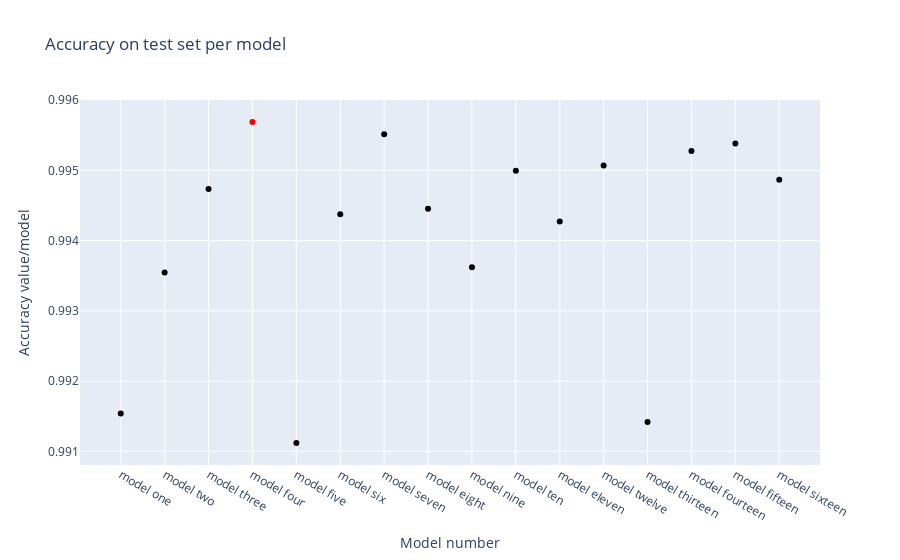
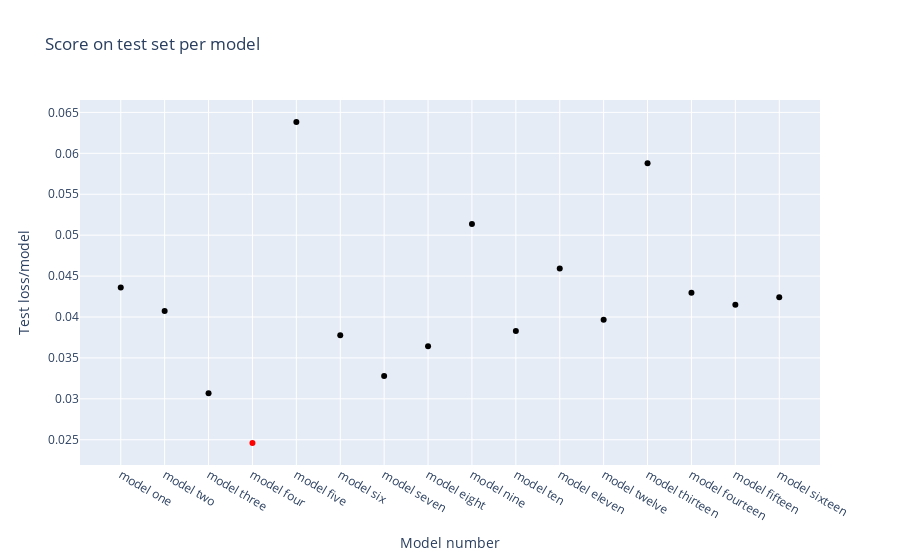

Notebook code cell kept with these figures, in order:
### Markdown cell above
**Comparison 2: Test Accuracy - Test Score/Loss**

### Code cell
colormin = 'red'
colorother = 'black'
clrs_acc = [colormin if result['Test Accuracy'].iloc[row]== result['Test Accuracy'].max() else colorother for row in range(len(result['Test Accuracy']))]
clrs_loss = [colormin if result['Test Loss'].iloc[row]== result['Test Loss'].min() else colorother for row in range(len(result['Test Loss']))]

x=result['Tag Name'].values.tolist()
y=result['Test Accuracy'].values.tolist()
fig5 = go.Figure()
fig5.add_trace(go.Scatter(x=x, y=y,
                          mode='markers',
                          marker=dict(color=clrs_acc)
                        ))
fig5.update_layout(title="Accuracy on test set per model",
                   xaxis_title="Model number",
                   yaxis_title="Accuracy value/model")
fig5.show()

#--------------------------------------------------

fig6 = go.Figure()
fig6.add_trace(go.Scatter(x=result['Tag Name'].values.tolist(), 
                          y=result['Test Loss'].values.tolist(),
                          mode='markers',
                          marker=dict(color=clrs_loss)
                         ))

fig6.update_layout(title="Score on test set per model",
                  xaxis_title="Model number",
                  yaxis_title="Test loss/model")
fig6.show()

### Figure 1 — Plotly figure (JSON) as saved in the notebook; plotly's stock layout.template omitted (floating-point values rounded to 4 significant figures)
{"data": [{"marker": {"color": ["black", "black", "black", "red", "black", "black", "black", "black", "black", "black", "black", "black", "black", "black", "black", "black"]}, "mode": "markers", "type": "scatter", "x": ["model one", "model two", "model three", "model four", "model five", "model six", "model seven", "model eight", "model nine", "model ten", "model eleven", "model twelve", "model thirteen", "model fourteen", "model fifteen", "model sixteen"], "y": [0.9915, 0.9935, 0.9947, 0.9957, 0.9911, 0.9944, 0.9955, 0.9945, 0.9936, 0.995, 0.9943, 0.9951, 0.9914, 0.9953, 0.9954, 0.9949]}], "layout": {"title": {"text": "Accuracy on test set per model"}, "xaxis": {"title": {"text": "Model number"}}, "yaxis": {"title": {"text": "Accuracy value/model"}}}}

### Figure 2 — Plotly figure (JSON) as saved in the notebook; plotly's stock layout.template omitted (floating-point values rounded to 4 significant figures)
{"data": [{"marker": {"color": ["black", "black", "black", "red", "black", "black", "black", "black", "black", "black", "black", "black", "black", "black", "black", "black"]}, "mode": "markers", "type": "scatter", "x": ["model one", "model two", "model three", "model four", "model five", "model six", "model seven", "model eight", "model nine", "model ten", "model eleven", "model twelve", "model thirteen", "model fourteen", "model fifteen", "model sixteen"], "y": [0.0436, 0.04074, 0.03069, 0.0246, 0.06383, 0.03776, 0.0328, 0.03641, 0.05138, 0.0383, 0.04592, 0.03967, 0.05878, 0.04298, 0.04149, 0.04241]}], "layout": {"title": {"text": "Score on test set per model"}, "xaxis": {"title": {"text": "Model number"}}, "yaxis": {"title": {"text": "Test loss/model"}}}}
